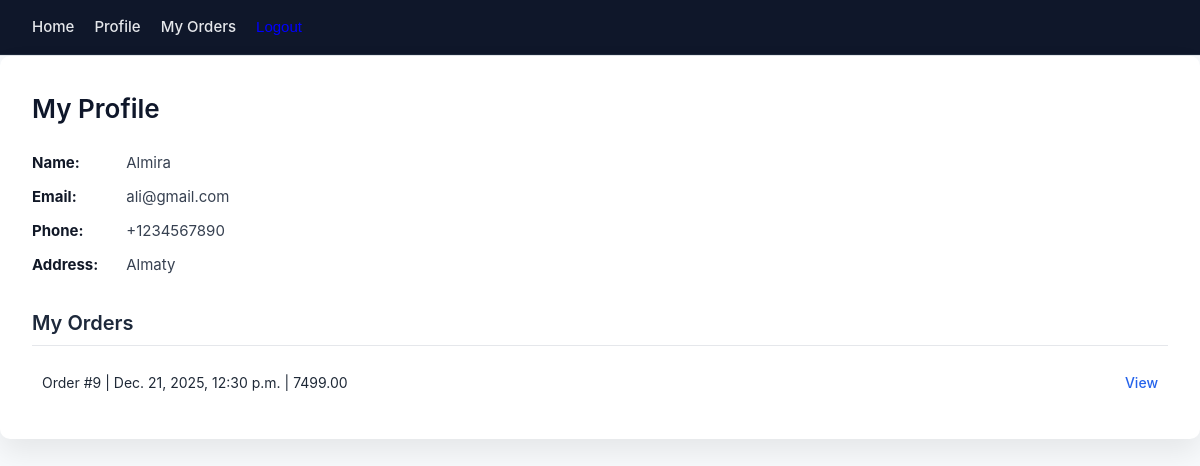
/profile/ (signed in), run on an earlier commit of the app's database.
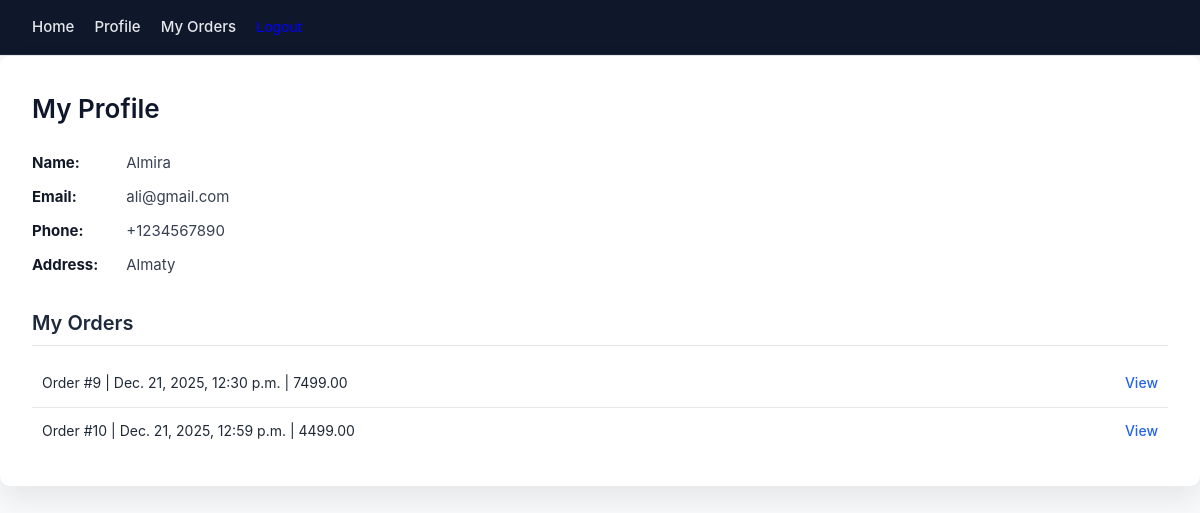
And on a later commit of the database.
### Shop/models.py (models this page shows, shortened)
class Customer(models.Model):
    user = models.OneToOneField(
        User,
        on_delete=models.CASCADE,
        related_name="customer_profile"
    )
    name = models.CharField(max_length=255)
    phone_number = models.CharField(max_length=20)
    email = models.EmailField(unique=True)
    address = models.TextField()

class Order(models.Model):
    customer = models.ForeignKey(
        Customer,
        on_delete=models.CASCADE,
        related_name="orders"
    )
    order_date = models.DateTimeField(auto_now_add=True)
    total_amount = models.DecimalField(max_digits=10, decimal_places=2)

### Shop/views.py (the view)
# urls.py: path('profile/', views.customer_profile, name='customer_profile'),
@login_required
def customer_profile(request):
    customer, created = Customer.objects.get_or_create(
        user=request.user,
        defaults={
            'name': request.user.username,
            'email': request.user.email or '',
            'phone_number': '',
            'address': '',
        }
    )
    orders = customer.orders.all()
    return render(request, 'customers/profile.html', {
        'customer': customer,
        'orders': orders
    })

### Shop/templates/customers/profile.html (shortened to what this page needs)
{% extends 'base.html' %}
{% load static %}
{% block css %}
<link rel="stylesheet" href="{% static 'css/profile.css' %}">
{% endblock %}
{% block content %}
<div class="profile-box">
<h2>My Profile</h2>
<p><strong>Name:</strong> {{ customer.name }}</p>
<p><strong>Email:</strong> {{ customer.email }}</p>
<p><strong>Phone:</strong> {{ customer.phone_number }}</p>
<p><strong>Address:</strong> {{ customer.address }}</p>
<h3>My Orders</h3>
<ul>
    {% for order in orders %}
        <li>
            Order #{{ order.id }} |
            {{ order.order_date }} |
            {{ order.total_amount }}
            <a href="{% url 'order_detail' order.id %}">View</a>
        </li>
    {% empty %}
        <p>No orders yet.</p>
    {% endfor %}
</ul>
</div>
{% endblock %}

### Shop/templates/base.html (shortened to what this page needs)
{% load static %}
<!DOCTYPE html>
<html lang="en">
<head>
    <link rel="stylesheet" href="{% static 'css/base.css' %}">
    {% block css %}{% endblock %}
</head>
<body>
<nav>
    <a href="{% url 'product_list' %}">Home</a>
    {% if user.is_authenticated %}
    <a href="{% url 'customer_profile' %}">Profile</a>
    <a href="{% url 'my_orders' %}">My Orders</a>
    <form method="post" action="{% url 'logout' %}" style="display:inline;">
        <button type="submit" style="background:none;border:none;color:blue;cursor:pointer;">
        </button>
    </form>
{% else %}
    <a href="{% url 'login' %}">Login</a>
    <a href="{% url 'signup' %}">Sign Up</a>
{% endif %}
</nav>
{% block content %}
{% endblock %}
</body>
</html>

### Shop/static/css/base.css (style rules this page uses)
* { margin: 0; padding: 0; box-sizing: border-box; }
body { font-family: "Inter", "Segoe UI", Arial, sans-serif; background-color: #f8fafc; color: #1f2937; line-height: 1.6; }
nav { display: flex; align-items: center; padding: 14px 32px; background-color: #0f172a; border-bottom: 1px solid #1e293b; }
nav a { color: #e5e7eb; text-decoration: none; font-size: 15px; font-weight: 500; margin-right: 20px; transition: color 0.2s ease; }
nav form { display: inline; }
nav button { background: none; border: none; padding: 0; color: #e5e7eb; font-size: 15px; font-weight: 500; cursor: pointer; transition: color 0.2s ease; }
nav::after { content: ""; flex-grow: 1; }
h1, h2, h3 { color: #020617; font-weight: 600; margin-bottom: 14px; }
h2 { font-size: 26px; }
h3 { font-size: 20px; margin-top: 24px; }
a { color: #2563eb; }
button, a.button { background-color: #2563eb; color: #ffffff; border: none; border-radius: 6px; padding: 10px 16px; font-size: 14px; font-weight: 500; cursor: pointer; transition: background-color 0.2s ease; }
ul { list-style: none; }
li { padding: 8px 0; border-bottom: 1px solid #e5e7eb; }

### Shop/static/css/profile.css (style rules this page uses)
.profile-box { background: #ffffff; border-radius: 10px; padding: 32px; box-shadow: 0 14px 30px rgba(0, 0, 0, 0.08); }
.profile-box h2 { font-size: 26px; font-weight: 600; margin-bottom: 22px; color: #0f172a; }
.profile-box h3 { font-size: 20px; font-weight: 600; margin-top: 30px; margin-bottom: 14px; color: #1e293b; border-bottom: 1px solid #e5e7eb; padding-bottom: 6px; }
.profile-box p { font-size: 15px; margin-bottom: 10px; color: #374151; }
.profile-box p strong { color: #111827; min-width: 90px; display: inline-block; }
.profile-box ul { list-style: none; margin-top: 10px; }
.profile-box li { padding: 12px 10px; border-bottom: 1px solid #e5e7eb; font-size: 14px; display: flex; justify-content: space-between; align-items: center; }
.profile-box li:last-child { border-bottom: none; }
.profile-box a { font-size: 14px; font-weight: 500; color: #2563eb; text-decoration: none; }

What changed in the data, as far as the page shows it:
added Order: id "10", order_date "Dec. 21, 2025, 12:59 p.m.", total_amount "4499.00"
